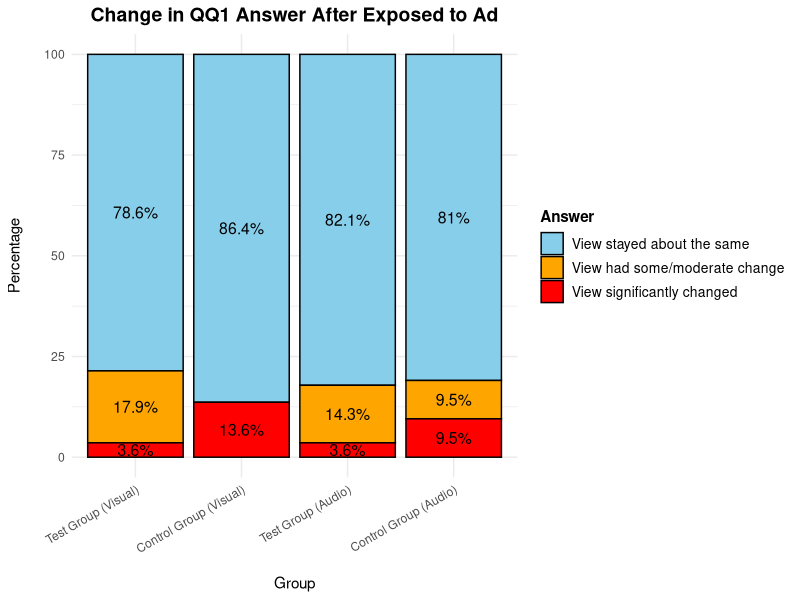
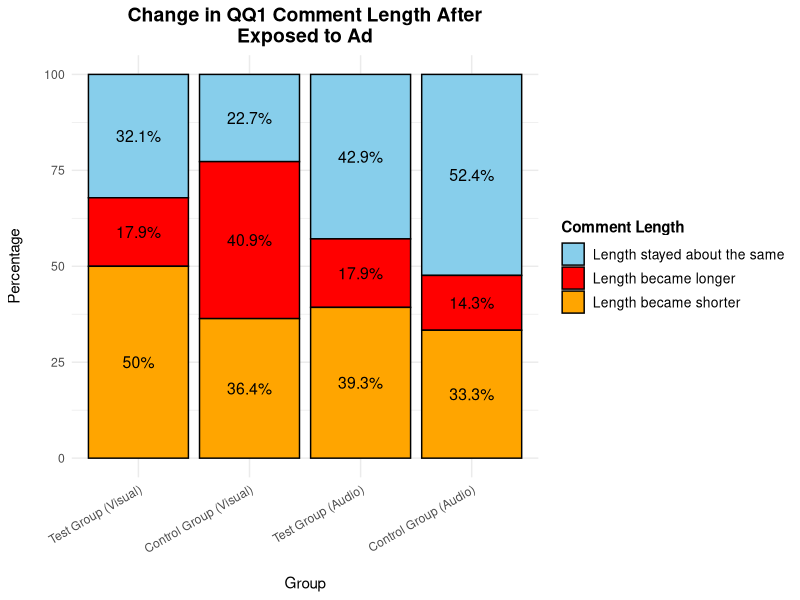
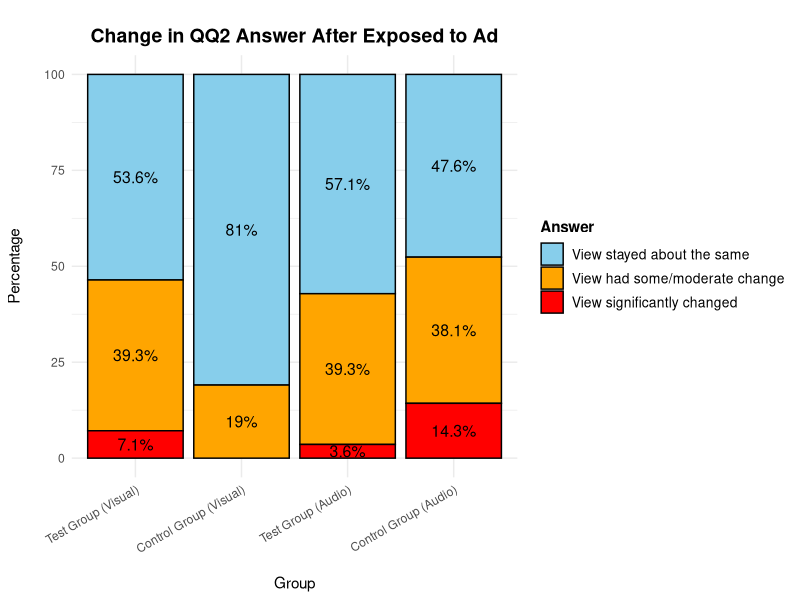
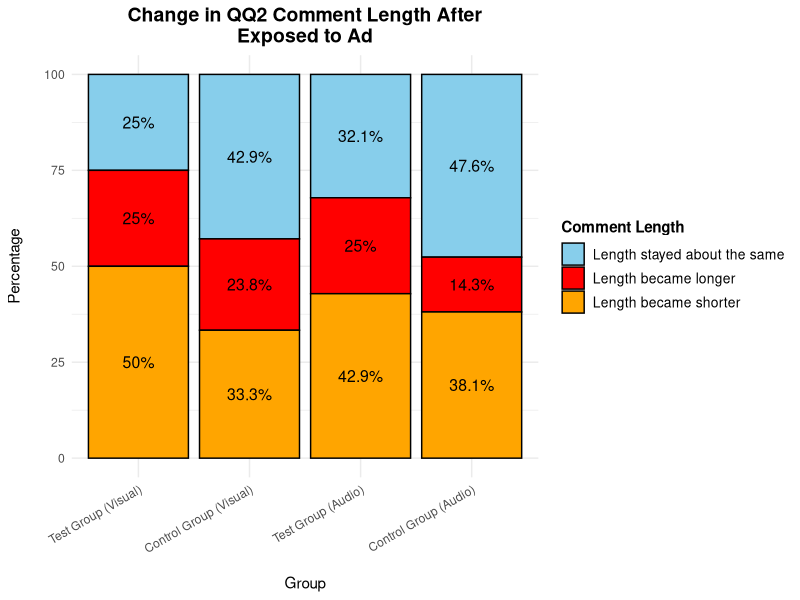
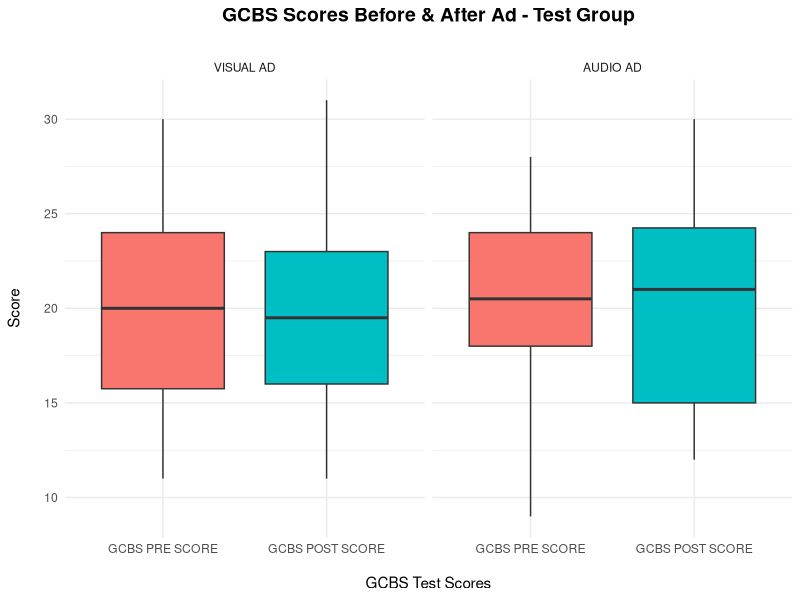
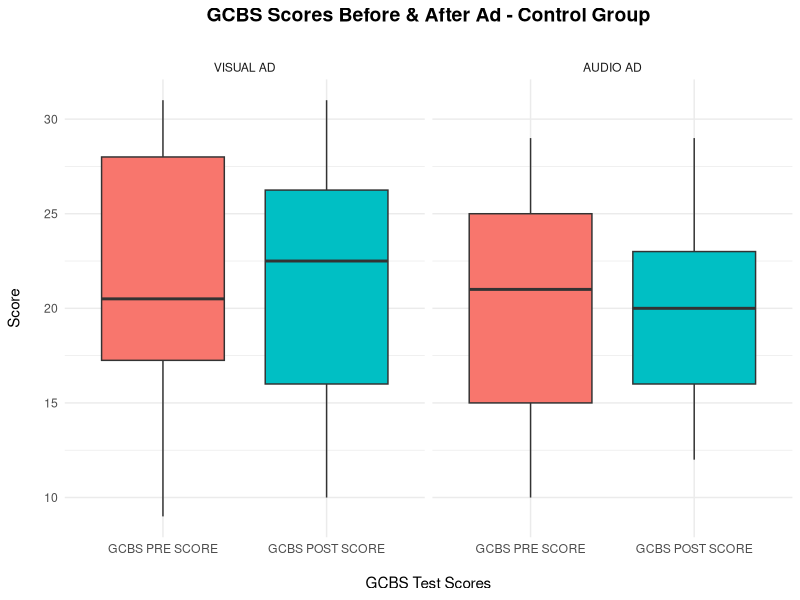
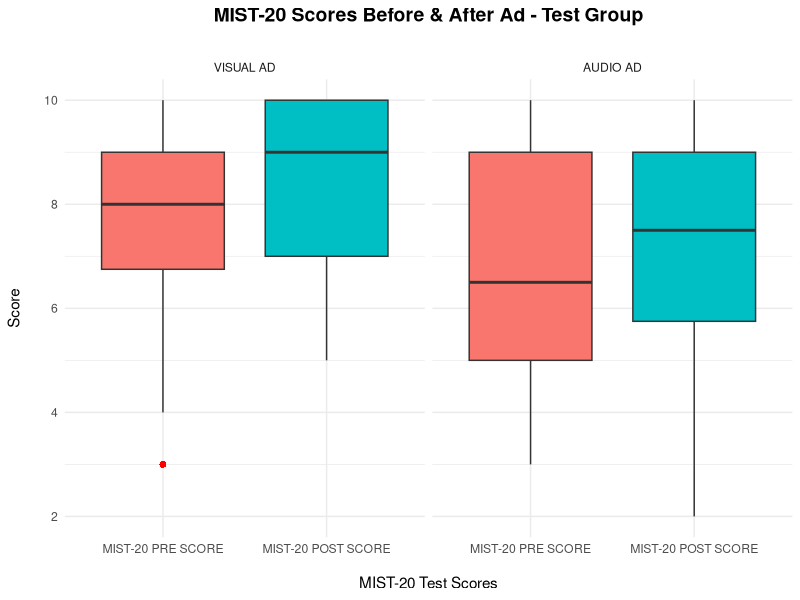
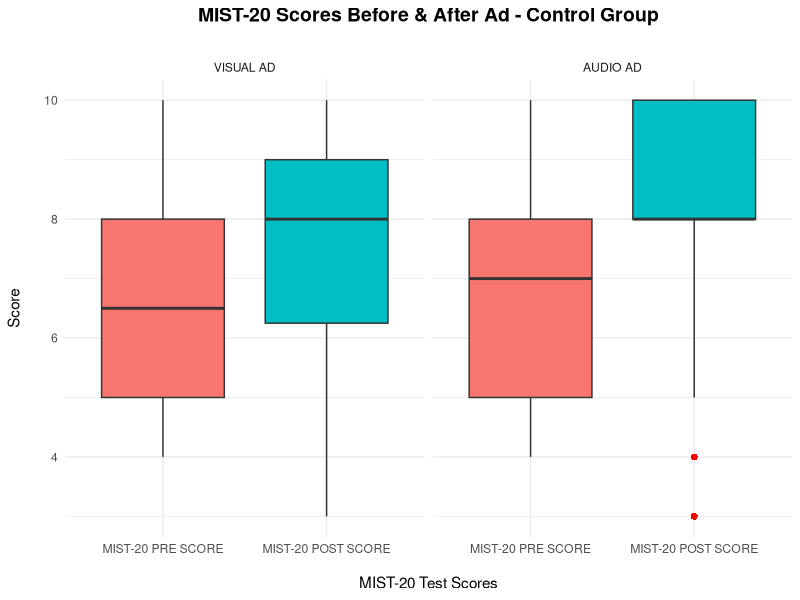

Source code (R) for these figures, in order:
## ---- chunk 1

# Load library and dataset

#install.packages("rmarkdown")
#install.packages("tinytex")
#tinytex::install_tinytex()
#install.packages("gridExtra")
#install.packages("cowplot")

library(gridExtra)
library(readxl)
library(dplyr)
library(corrplot)
library(writexl)
library(ggplot2)

misinfo <- read_excel("data/sketches_for_skepticism_shortened.xlsx")
summary(misinfo)
## ---- chunk 2

# Filtered data set to columns I need

# Columns I need: 

# PARTICIPANT ID
# GROUP
# CHANGED_VIEWS_QQ1
# CHANGED_LENGTH_QQ1
# CHANGED_VIEWS_QQ2
# CHANGED_LENGTH_QQ2
# GCBS PRE SCORE
# GCBS POST SCORE
# PRE & POST SCORE
# GCBS CHANGE
# MIST-20 PRE SCORE
# MIST-20 POST SCORE
# MIST-20 CHANGE
# ITMIST PRE SCORE
# ITMIST POST SCORE
# ITMIST CHANGE
# UNDERSTANDABILITY
# SENTIMENT
# ADDITIONAL THOUGHTS

misinfo_filtered <- misinfo %>%
  select(`PARTICIPANT ID`, GROUP, CHANGED_VIEWS_QQ1, CHANGED_LENGTH_QQ1,
         CHANGED_VIEWS_QQ2, CHANGED_LENGTH_QQ2, `GCBS PRE SCORE`, 
         `GCBS POST SCORE`, `PRE & POST SCORE`, `GCBS CHANGE`, 
         `MIST-20 PRE SCORE`, `MIST-20 POST SCORE`, `MIST-20 CHANGE`, 
         `ITMIST PRE SCORE`, `ITMIST POST SCORE`, `ITMIST CHANGE`, 
         UNDERSTANDABILITY, SENTIMENT, `ADDITIONAL THOUGHTS`)
## ---- chunk 3
# Turn "character" columns into factors

# Columns that need to be turned into factors: 

# GROUP
#   "Test Group (Visual)"
#   "Control Group (Visual)"
#   "Test Group (Audio)"
#   "Control Group (Audio)"

# CHANGED_VIEWS_QQ1
#   "View stayed about the same"
#   "View had some/moderate change"
#   "View significantantly changed"

# CHANGED_LENGTH_QQ1
#   "Comment length became slightly or significantly shorter"
#   "Comment length became slightly or significantly longer" 
#   "Comment length stayed about the same"

# CHANGED_VIEWS_QQ2

# CHANGED_LENGTH_QQ2

# UNDERSTANDABILITY

# SENTIMENT

# `ADDITIONAL THOUGHTS`

# Mapping categorical variables to numerical values
misinfo_filtered <- misinfo_filtered %>%
  mutate(
    GROUP = case_when(
      GROUP == "Test Group (Visual)" ~ 1,
      GROUP == "Control Group (Visual)" ~ 2,
      GROUP == "Test Group (Audio)" ~ 3,
      GROUP == "Control Group (Audio)" ~ 4
    ),
    CHANGED_VIEWS_QQ1 = case_when(
      CHANGED_VIEWS_QQ1 == "View stayed about the same" ~ 1,
      CHANGED_VIEWS_QQ1 == "View had some/moderate change" ~ 2,
      CHANGED_VIEWS_QQ1 == "View significantly changed" ~ 3
    ),
    CHANGED_LENGTH_QQ1 = case_when(
      CHANGED_LENGTH_QQ1 == "Comment length became slightly or significantly shorter" ~ 1,
      CHANGED_LENGTH_QQ1 == "Comment length became slightly or significantly longer" ~ 2,
      CHANGED_LENGTH_QQ1 == "Comment length stayed about the same" ~ 3
    ),
    CHANGED_VIEWS_QQ2 = case_when(
      CHANGED_VIEWS_QQ2 == "View stayed about the same" ~ 1,
      CHANGED_VIEWS_QQ2 == "View had some/moderate change" ~ 2,
      CHANGED_VIEWS_QQ2 == "View significantly changed" ~ 3
    ),
    CHANGED_LENGTH_QQ2 = case_when(
      CHANGED_LENGTH_QQ2 == "Comment length became slightly or significantly shorter" ~ 1,
      CHANGED_LENGTH_QQ2 == "Comment length became slightly or significantly longer" ~ 2,
      CHANGED_LENGTH_QQ2 == "Comment length stayed about the same" ~ 3
    ),
    SENTIMENT = case_when(
      SENTIMENT == "Positive" ~ 1,
      SENTIMENT == "Negative" ~ 2,
      SENTIMENT == "Neutral" ~ 3
    )
  )

# Check the updated dataset
head(misinfo_filtered)

# Check for missing values in the dataset
colSums(is.na(misinfo_filtered))

# Ensure CHANGED_VIEWS_QQ1 is treated as a factor
#misinfo_filtered$CHANGED_VIEWS_QQ1 <- as.factor(misinfo_filtered$CHANGED_VIEWS_QQ1)

# Ensure CHANGED_LENGTH_QQ1 is treated as a factor
#misinfo_filtered$CHANGED_LENGTH_QQ1 <- as.factor(misinfo_filtered$CHANGED_LENGTH_QQ1)

# Ensure SENTIMENT is treated as a factor
#misinfo_filtered$SENTIMENT <- as.factor(misinfo_filtered$SENTIMENT)
## ---- chunk 4

library(ggplot2)
library(dplyr)

# Create an empty list to store pie charts
pie_charts <- list()

# Define a vector to map numeric values to descriptions for CHANGED_VIEWS_QQ1
view_labels <- c("1" = "View stayed about the same",
                 "2" = "View had some/moderate change",
                 "3" = "View significantly changed")

# Custom colors for each section (You can change these to any colors you prefer)
#custom_colors <- c("skyblue", "lightgreen", "coral")
custom_colors <- c("skyblue", "orange", "red")

# Define a vector to map numeric GROUP values to their corresponding titles
group_titles <- c(
  "1" = "Test Group (Visual)",
  "2" = "Control Group (Visual)",
  "3" = "Test Group (Audio)",
  "4" = "Control Group (Audio)"
)

# Loop through each GROUP value (numeric) and create pie charts
for (group_value in unique(misinfo_filtered$GROUP)) {
  
  # Convert group_value to a character (because group_titles uses character keys)
  group_name <- as.character(group_value)
  
  # Prepare data for pie chart
  pie_data <- misinfo_filtered %>%
    filter(GROUP == group_value) %>%
    count(CHANGED_VIEWS_QQ1) %>%
    mutate(percentage = n / sum(n) * 100,
           label = paste0(round(percentage, 1), "%"))  # Create labels with percentage signs
  
  # Ensure CHANGED_VIEWS_QQ1 is a factor
  pie_data$CHANGED_VIEWS_QQ1 <- factor(pie_data$CHANGED_VIEWS_QQ1, levels = c("1", "2", "3"))
  
  # Generate pie chart with custom colors and black borders
  p <- ggplot(pie_data, aes(x = "", y = n, fill = CHANGED_VIEWS_QQ1)) +
    geom_bar(stat = "identity", width = 1, color = "black") +  # Add black border around sections
    coord_polar(theta = "y") +
    geom_text(aes(label = label), position = position_stack(vjust = 0.7), color = "black", size = 3, fontface = "bold") +  # Add labels inside the pie
    labs(title = group_titles[group_name],  # Custom title based on group_name
         fill = "Change in Views") +  # Rename the legend
    scale_fill_manual(values = custom_colors, labels = view_labels) +  # Apply custom colors
    theme_void() +  # Remove unnecessary gridlines
    theme(legend.position = "right")  # Ensure the legend is visible
  
  # Store the plot in the list with the group value as the name
  pie_charts[[paste0("Group_", group_name)]] <- p
}

# View stored pie charts
#pie_charts[["Group_1"]]  # View the pie chart for "Test Group (Visual)"
#pie_charts[["Group_2"]]  # View the pie chart for "Control Group (Visual)"
#pie_charts[["Group_3"]]  # View the pie chart for "Test Group (Audio)"
#pie_charts[["Group_4"]]  # View the pie chart for "Control Group (Audio)"

# Combine the first two and the last two pie charts in a 2x2 grid
#grid.arrange(
#  pie_charts[["Group_1"]],  # Test Group (Visual)
#  pie_charts[["Group_2"]]  # Control Group (Visual)
  #pie_charts[["Group_3"]],  # Test Group (Audio)
  #pie_charts[["Group_4"]],  # Control Group (Audio)
  #nrow = 2  # Arrange in 2 rows
  #ncol = 1   # Arrange in 2 columns
#)
## ---- chunk 5

library(gridExtra)
library(cowplot)

# Function to extract the legend from a ggplot
get_legend <- function(my_plot) {
  g <- ggplotGrob(my_plot)
  legend <- g$grobs[[which(sapply(g$grobs, function(x) x$name) == "guide-box")]]
  return(legend)
}

# Extract the legend from one of the pie charts
shared_legend <- get_legend(pie_charts[["Group_1"]])

# Apply centered titles to all four plots
plot1 <- pie_charts[["Group_1"]] +
  ggtitle("Test Group (Visual)") +
  theme(plot.title = element_text(hjust = 0.5), legend.position = "none")

plot2 <- pie_charts[["Group_2"]] +
  ggtitle("Control Group (Visual)") +
  theme(plot.title = element_text(hjust = 0.5), legend.position = "none")

plot3 <- pie_charts[["Group_3"]] +
  ggtitle("Test Group (Audio)") +
  theme(plot.title = element_text(hjust = 0.5), legend.position = "none")

plot4 <- pie_charts[["Group_4"]] +
  ggtitle("Control Group (Audio)") +
  theme(plot.title = element_text(hjust = 0.5), legend.position = "none")

# Arrange first row (Visual groups)
#row1 <- arrangeGrob(plot1, plot2, nrow = 1)

# Arrange second row (Audio groups)
#row2 <- arrangeGrob(plot3, plot4, nrow = 1)

# Arrange everything correctly
#grid.arrange(
#  row1,
#  row2,
#  shared_legend,
#  nrow = 3,
#  heights = c(4, 4, 2)  # Adjust height ratios for better spacing
#)

## ---- chunk 6

library(gridExtra)
library(cowplot)

# Function to extract the legend from a ggplot
get_legend <- function(my_plot) {
  g <- ggplotGrob(my_plot)
  legend <- g$grobs[[which(sapply(g$grobs, function(x) x$name) == "guide-box")]]
  return(legend)
}

# Extract the legend from one of the pie charts
shared_legend <- get_legend(pie_charts[["Group_1"]])

# Apply centered titles to all four plots
plot1 <- pie_charts[["Group_1"]] +
  ggtitle("Test Group") +
  theme(plot.title = element_text(hjust = 0.5), legend.position = "none") # Visual Test Group

plot2 <- pie_charts[["Group_2"]] +
  ggtitle("Control Group") +
  theme(plot.title = element_text(hjust = 0.5), legend.position = "none") # Visual Control Group

plot3 <- pie_charts[["Group_3"]] +
  ggtitle("Test Group") +
  theme(plot.title = element_text(hjust = 0.5), legend.position = "none") # Audio Test Group

plot4 <- pie_charts[["Group_4"]] +
  ggtitle("Control Group") +
  theme(plot.title = element_text(hjust = 0.5), legend.position = "none") # Audio Control Group

#grid.arrange(
#  arrangeGrob(
#    plot1, plot2,
#    nrow = 1
#  ),
#  shared_legend,
#  nrow = 2,
#  heights = c(4, 2)  # Adjust height ratios for better spacing
#)
## ---- chunk 7

#grid.arrange(
#  arrangeGrob(
#    plot3, plot4,
#    nrow = 1
#  ),
#  shared_legend,
#  nrow = 2,
#  heights = c(4, 2)  # Adjust height ratios for better spacing
#)

# heights = c(4, 1)  # Original ratio
## ---- chunk 8

# THIS IS JUST THE CODE TO PERFORM THE ANALYSIS ON COMMENT LENGTH

# Create an empty list to store pie charts
pie_charts <- list()

# Define a vector to map numeric values to descriptions for CHANGED_VIEWS_QQ1
view_labels <- c("1" = "Comment length stayed about the same",
                 "2" = "Comment length became slightly or significantly longer",
                 "3" = "Comment length became slightly or significantly shorter")

# Custom colors for each section (You can change these to any colors you prefer)
#custom_colors <- c("skyblue", "lightgreen", "coral")
custom_colors <- c("skyblue", "red", "orange")

# Define a vector to map numeric GROUP values to their corresponding titles
group_titles <- c(
  "1" = "Test Group (Visual)",
  "2" = "Control Group (Visual)",
  "3" = "Test Group (Audio)",
  "4" = "Control Group (Audio)"
)

# Loop through each GROUP value (numeric) and create pie charts
for (group_value in unique(misinfo_filtered$GROUP)) {
  
  # Convert group_value to a character (because group_titles uses character keys)
  group_name <- as.character(group_value)
  
  # Prepare data for pie chart
  pie_data <- misinfo_filtered %>%
    filter(GROUP == group_value) %>%
    count(CHANGED_LENGTH_QQ1) %>%
    mutate(percentage = n / sum(n) * 100,
           label = paste0(round(percentage, 1), "%"))  # Create labels with percentage signs
  
  # Ensure CHANGED_VIEWS_QQ1 is a factor
  pie_data$CHANGED_LENGTH_QQ1 <- factor(pie_data$CHANGED_LENGTH_QQ1, levels = c("1", "2", "3"))
  
  # Generate pie chart with custom colors and black borders
  p <- ggplot(pie_data, aes(x = "", y = n, fill = CHANGED_LENGTH_QQ1)) +
    geom_bar(stat = "identity", width = 1, color = "black") +  # Add black border around sections
    coord_polar(theta = "y") +
    geom_text(aes(label = label), position = position_stack(vjust = 0.7), color = "black", size = 3, fontface = "bold") +  # Add labels inside the pie
    labs(title = group_titles[group_name],  # Custom title based on group_name
         fill = "Change in Comment Length") +  # Rename the legend
    scale_fill_manual(values = custom_colors, labels = view_labels) +  # Apply custom colors
    theme_void() +  # Remove unnecessary gridlines
    theme(legend.position = "right")  # Ensure the legend is visible
  
  # Store the plot in the list with the group value as the name
  pie_charts[[paste0("Group_", group_name)]] <- p
}

# The first two pie charts


# Function to extract the legend from a ggplot
get_legend <- function(my_plot) {
  g <- ggplotGrob(my_plot)
  legend <- g$grobs[[which(sapply(g$grobs, function(x) x$name) == "guide-box")]]
  return(legend)
}

# Extract the legend from one of the pie charts
shared_legend <- get_legend(pie_charts[["Group_1"]])

# Apply centered titles to all four plots
plot1 <- pie_charts[["Group_1"]] +
  ggtitle("Test Group") +
  theme(plot.title = element_text(hjust = 0.5), legend.position = "none") # Visual Test Group

plot2 <- pie_charts[["Group_2"]] +
  ggtitle("Control Group") +
  theme(plot.title = element_text(hjust = 0.5), legend.position = "none") # Visual Control Group

plot3 <- pie_charts[["Group_3"]] +
  ggtitle("Test Group") +
  theme(plot.title = element_text(hjust = 0.5), legend.position = "none") # Audio Test Group

plot4 <- pie_charts[["Group_4"]] +
  ggtitle("Control Group") +
  theme(plot.title = element_text(hjust = 0.5), legend.position = "none") # Audio Control Group

#grid.arrange(
#  arrangeGrob(
#    plot1, plot2,
#    nrow = 1
#  ),
#  shared_legend,
#  nrow = 2,
#  heights = c(4, 2)  # Adjust height ratios for better spacing
#)
## ---- chunk 9

# Prepare data for stacked bar chart
stacked_data <- misinfo_filtered %>%
  count(GROUP, CHANGED_VIEWS_QQ1) %>%
  group_by(GROUP) %>%
  mutate(percentage = n / sum(n) * 100) %>%  # Convert to percentage
  ungroup()

# Ensure GROUP and CHANGED_LENGTH_QQ1 are factors for proper ordering
stacked_data$GROUP <- factor(stacked_data$GROUP, levels = c("1", "2", "3", "4"))
stacked_data$CHANGED_VIEWS_QQ1 <- factor(stacked_data$CHANGED_VIEWS_QQ1, levels = c("1", "2", "3"))

# Define custom labels for groups
group_titles <- c(
  "1" = "Test Group (Visual)",
  "2" = "Control Group (Visual)",
  "3" = "Test Group (Audio)",
  "4" = "Control Group (Audio)"
)

# Define a vector to map numeric values to descriptions for CHANGED_VIEWS_QQ1
view_labels <- c("1" = "View stayed about the same",
                 "2" = "View had some/moderate change",
                 "3" = "View significantly changed")

# Custom colors
custom_colors <- c("skyblue", "orange", "red")

# Create the stacked bar chart
stacked_bar_chart <- ggplot(stacked_data, aes(x = GROUP, y = percentage, fill = CHANGED_VIEWS_QQ1)) +
  geom_bar(stat = "identity", color = "black") +  # Stacked bars with black borders
  geom_text(aes(label = paste0(round(percentage, 1), "%")), 
            position = position_stack(vjust = 0.5),  # Position labels in center of bars
            color = "black", size = 4) +  # Adjust label size and color
  labs(
    title = "Change in QQ1 Answer After Exposed to Ad",
    x = "\nGroup",
    y = "Percentage\n",
    fill = "Answer"
  ) +
  scale_x_discrete(labels = group_titles) +  # Map numeric groups to names
  scale_fill_manual(values = custom_colors, labels = view_labels) +  # Apply colors and labels
  theme_minimal() + 
  theme(
    plot.title = element_text(hjust = 0.5, size = 14, face = "bold"),  # Center and style the title
    axis.text.x = element_text(angle = 30, hjust = 1),  # Tilt x-axis labels for readability
    legend.position = "right",  # Keep legend visible
    legend.title = element_text(face = "bold"),
    legend.text = element_text(size = 10)
  )

# Print the stacked bar chart
print(stacked_bar_chart)
## ---- chunk 10

# Load necessary libraries
library(ggplot2)
library(dplyr)

# Prepare data for stacked bar chart
stacked_data <- misinfo_filtered %>%
  count(GROUP, CHANGED_LENGTH_QQ1) %>%
  group_by(GROUP) %>%
  mutate(percentage = n / sum(n) * 100) %>%  # Convert to percentage
  ungroup()

# Ensure GROUP and CHANGED_LENGTH_QQ1 are factors for proper ordering
stacked_data$GROUP <- factor(stacked_data$GROUP, levels = c("1", "2", "3", "4"))
stacked_data$CHANGED_LENGTH_QQ1 <- factor(stacked_data$CHANGED_LENGTH_QQ1, levels = c("1", "2", "3"))

# Define custom labels for groups
group_titles <- c(
  "1" = "Test Group (Visual)",
  "2" = "Control Group (Visual)",
  "3" = "Test Group (Audio)",
  "4" = "Control Group (Audio)"
)

# Define labels for CHANGED_LENGTH_QQ1
view_labels <- c("1" = "Length stayed about the same",
                 "2" = "Length became longer",
                 "3" = "Length became shorter")

# Custom colors
custom_colors <- c("skyblue", "red", "orange")

# Create the stacked bar chart
stacked_bar_chart <- ggplot(stacked_data, aes(x = GROUP, y = percentage, fill = CHANGED_LENGTH_QQ1)) +
  geom_bar(stat = "identity", color = "black") +  # Stacked bars with black borders
  geom_text(aes(label = paste0(round(percentage, 1), "%")), 
            position = position_stack(vjust = 0.5),  # Position labels in center of bars
            color = "black", size = 4) +  # Adjust label size and color
  labs(
    title = "Change in QQ1 Comment Length After\nExposed to Ad",
    x = "\nGroup",
    y = "Percentage\n",
    fill = "Comment Length"
  ) +
  scale_x_discrete(labels = group_titles) +  # Map numeric groups to names
  scale_fill_manual(values = custom_colors, labels = view_labels) +  # Apply colors and labels
  theme_minimal() + 
  theme(
    plot.title = element_text(hjust = 0.5, size = 14, face = "bold"),  # Center and style the title
    axis.text.x = element_text(angle = 30, hjust = 1),  # Tilt x-axis labels for readability
    legend.position = "right",  # Keep legend visible
    legend.title = element_text(face = "bold"),
    legend.text = element_text(size = 10)
  )

# Print the stacked bar chart
print(stacked_bar_chart)
## ---- chunk 11

library(tidyr)  # Ensure tidyr is loaded for drop_na()

# Prepare data for stacked bar chart
stacked_data <- misinfo_filtered %>%
  drop_na(CHANGED_VIEWS_QQ2) %>%  # Removes rows with NA in CHANGED_VIEWS_QQ2
  count(GROUP, CHANGED_VIEWS_QQ2) %>%
  group_by(GROUP) %>%
  mutate(percentage = n / sum(n) * 100) %>%  # Convert to percentage
  ungroup()

# Ensure GROUP and CHANGED_VIEWS_QQ2 are factors for proper ordering
stacked_data$GROUP <- factor(stacked_data$GROUP, levels = c("1", "2", "3", "4"))
stacked_data$CHANGED_VIEWS_QQ2 <- factor(stacked_data$CHANGED_VIEWS_QQ2, levels = c("1", "2", "3"))

# Define custom labels for groups
group_titles <- c(
  "1" = "Test Group (Visual)",
  "2" = "Control Group (Visual)",
  "3" = "Test Group (Audio)",
  "4" = "Control Group (Audio)"
)

# Define a vector to map numeric values to descriptions for CHANGED_VIEWS_QQ2
view_labels <- c("1" = "View stayed about the same",
                 "2" = "View had some/moderate change",
                 "3" = "View significantly changed")

# Custom colors
custom_colors <- c("skyblue", "orange", "red")

# Create the stacked bar chart
stacked_bar_chart <- ggplot(stacked_data, aes(x = GROUP, y = percentage, fill = CHANGED_VIEWS_QQ2)) +
  geom_bar(stat = "identity", color = "black") +  # Stacked bars with black borders
  geom_text(aes(label = paste0(round(percentage, 1), "%")), 
            position = position_stack(vjust = 0.5),  # Position labels in center of bars
            color = "black", size = 4) +  # Adjust label size and color
  labs(
    title = "\nChange in QQ2 Answer After Exposed to Ad",
    x = "\nGroup",
    y = "Percentage\n",
    fill = "Answer"
  ) +
  scale_x_discrete(labels = group_titles) +  # Map numeric groups to names
  scale_fill_manual(values = custom_colors, labels = view_labels) +  # Apply colors and labels
  theme_minimal() + 
  theme(
    plot.title = element_text(hjust = 0.5, size = 14, face = "bold"),  # Center and style the title
    axis.text.x = element_text(angle = 30, hjust = 1),  # Tilt x-axis labels for readability
    legend.position = "right",  # Keep legend visible
    legend.title = element_text(face = "bold"),
    legend.text = element_text(size = 10)
  )

# Print the stacked bar chart
print(stacked_bar_chart)
## ---- chunk 12

# Load necessary libraries
library(ggplot2)
library(dplyr)
library(tidyr)  # Ensure tidyr is loaded for drop_na()

# Prepare data for stacked bar chart, removing NA values only for this analysis
stacked_data <- misinfo_filtered %>%
  drop_na(CHANGED_LENGTH_QQ2) %>%  # Removes rows with NA in CHANGED_LENGTH_QQ2
  count(GROUP, CHANGED_LENGTH_QQ2) %>%
  group_by(GROUP) %>%
  mutate(percentage = n / sum(n) * 100) %>%  # Convert to percentage
  ungroup()

# Ensure GROUP and CHANGED_LENGTH_QQ2 are factors for proper ordering
stacked_data$GROUP <- factor(stacked_data$GROUP, levels = c("1", "2", "3", "4"))
stacked_data$CHANGED_LENGTH_QQ2 <- factor(stacked_data$CHANGED_LENGTH_QQ2, levels = c("1", "2", "3"))

# Define custom labels for groups
group_titles <- c(
  "1" = "Test Group (Visual)",
  "2" = "Control Group (Visual)",
  "3" = "Test Group (Audio)",
  "4" = "Control Group (Audio)"
)

# Define labels for CHANGED_LENGTH_QQ2
view_labels <- c("1" = "Length stayed about the same",
                 "2" = "Length became longer",
                 "3" = "Length became shorter")

# Custom colors
custom_colors <- c("skyblue", "red", "orange")

# Create the stacked bar chart
stacked_bar_chart <- ggplot(stacked_data, aes(x = GROUP, y = percentage, fill = CHANGED_LENGTH_QQ2)) +
  geom_bar(stat = "identity", color = "black") +  # Stacked bars with black borders
  geom_text(aes(label = paste0(round(percentage, 1), "%")), 
            position = position_stack(vjust = 0.5),  # Position labels in center of bars
            color = "black", size = 4) +  # Adjust label size and color
  labs(
    title = "Change in QQ2 Comment Length After\nExposed to Ad",
    x = "\nGroup",
    y = "Percentage\n",
    fill = "Comment Length"
  ) +
  scale_x_discrete(labels = group_titles) +  # Map numeric groups to names
  scale_fill_manual(values = custom_colors, labels = view_labels) +  # Apply colors and labels
  theme_minimal() + 
  theme(
    plot.title = element_text(hjust = 0.5, size = 14, face = "bold"),  # Center and style the title
    axis.text.x = element_text(angle = 30, hjust = 1),  # Tilt x-axis labels for readability
    legend.position = "right",  # Keep legend visible
    legend.title = element_text(face = "bold"),
    legend.text = element_text(size = 10)
  )

# Print the stacked bar chart
print(stacked_bar_chart)
## ---- chunk 13

# Create a box plot for GCBS PRE SCORE by GROUP
box_plot <- ggplot(misinfo_filtered, aes(x = as.factor(GROUP), y = `GCBS PRE SCORE`, fill = as.factor(GROUP))) +
  geom_boxplot(outlier.colour = "red", outlier.shape = 16, outlier.size = 2) +  # Boxplot with outliers in red
  labs(
    title = "Distribution of GCBS Pre Score by Group",
    x = "Group",
    y = "GCBS Pre Score"
  ) +
  scale_x_discrete(labels = group_titles) +  # Apply custom labels for groups
  theme_minimal() +
  theme(
    plot.title = element_text(hjust = 0.5, size = 14, face = "bold"),
    legend.position = "none"  # Hide legend since colors represent groups
  )

# Print the box plot
#print(box_plot)

# Create a box plot for GCBS POST SCORE by GROUP
box_plot_post <- ggplot(misinfo_filtered, aes(x = as.factor(GROUP), y = `GCBS POST SCORE`, fill = as.factor(GROUP))) +
  geom_boxplot(outlier.colour = "red", outlier.shape = 16, outlier.size = 2) +  # Boxplot with outliers in red
  labs(
    title = "Distribution of GCBS Post Score by Group",
    x = "Group",
    y = "GCBS Post Score"
  ) +
  scale_x_discrete(labels = group_titles) +  # Apply custom labels for groups
  theme_minimal() +
  theme(
    plot.title = element_text(hjust = 0.5, size = 14, face = "bold"),
    legend.position = "none"  # Hide legend since colors represent groups
  )

# Print the box plot
#print(box_plot_post)
## ---- chunk 14

# Load necessary libraries
library(ggplot2)
library(dplyr)
library(tidyr)
library(gridExtra)

# Define custom labels for groups
group_titles <- c(
  "1" = "VISUAL AD", # Test Group (Visual)
  "2" = "VISUAL AD", # Control Group (Visual)
  "3" = "AUDIO AD", # Test Group (Audio)
  "4" = "AUDIO AD" # Control Group (Audio)
)

# Reshape the data to long format for easier faceting
long_data <- misinfo_filtered %>%
  select(GROUP, `GCBS PRE SCORE`, `GCBS POST SCORE`) %>%
  pivot_longer(cols = c(`GCBS PRE SCORE`, `GCBS POST SCORE`), 
               names_to = "Test_Time", 
               values_to = "Score") %>%
  mutate(Test_Time = factor(Test_Time, levels = c("GCBS PRE SCORE", "GCBS POST SCORE")))

# Create the first plot for Groups 1 and 2 (Visual Test and Control)
plot1 <- ggplot(long_data %>% filter(GROUP %in% c(1, 3)), aes(x = Test_Time, y = Score, fill = Test_Time)) +
  geom_boxplot(outlier.colour = "red", outlier.shape = 16, outlier.size = 2) +
  facet_wrap(~ GROUP, labeller = as_labeller(group_titles)) +  # Only for Groups 1 and 2
  labs(
    title = "GCBS Scores Before & After Ad - Test Group\n",
    x = "\nGCBS Test Scores",
    y = "Score\n"
  ) +
  theme_minimal() +
  theme(
    plot.title = element_text(hjust = 0.5, size = 14, face = "bold"),
    legend.position = "none"
  )

# Use grid.arrange to display both plots together
grid.arrange(plot1)  # Arrange plots side by side
## ---- chunk 15

# Load necessary libraries
library(ggplot2)
library(dplyr)
library(tidyr)
library(gridExtra)

# Define custom labels for groups
group_titles <- c(
  "1" = "VISUAL AD", # Test Group (Visual)
  "2" = "VISUAL AD", # Control Group (Visual)
  "3" = "AUDIO AD", # Test Group (Audio)
  "4" = "AUDIO AD" # Control Group (Audio)
)

# Reshape the data to long format for easier faceting
long_data <- misinfo_filtered %>%
  select(GROUP, `GCBS PRE SCORE`, `GCBS POST SCORE`) %>%
  pivot_longer(cols = c(`GCBS PRE SCORE`, `GCBS POST SCORE`), 
               names_to = "Test_Time", 
               values_to = "Score") %>%
  mutate(Test_Time = factor(Test_Time, levels = c("GCBS PRE SCORE", "GCBS POST SCORE")))

# Create the plot for Groups 2 and 4 (Control Group)
plot2 <- ggplot(long_data %>% filter(GROUP %in% c(2, 4)), aes(x = Test_Time, y = Score, fill = Test_Time)) +
  geom_boxplot(outlier.colour = "red", outlier.shape = 16, outlier.size = 2) +
  facet_wrap(~ GROUP, labeller = as_labeller(group_titles)) +  # Only for Groups 2 and 4
  labs(
    title = "GCBS Scores Before & After Ad - Control Group\n",
    x = "\nGCBS Test Scores",
    y = "Score\n"
  ) +
  theme_minimal() +
  theme(
    plot.title = element_text(hjust = 0.5, size = 14, face = "bold"),
    legend.position = "none"
  )

# Use grid.arrange to display the plot
grid.arrange(plot2)  # Display the plot for Control Groups (2 & 4)
## ---- chunk 16

# Define custom labels for groups
group_titles <- c(
  "1" = "VISUAL AD", # Test Group (Visual)
  "2" = "VISUAL AD", # Control Group (Visual)
  "3" = "AUDIO AD", # Test Group (Audio)
  "4" = "AUDIO AD" # Control Group (Audio)
)

# Reshape the data to long format for easier faceting
long_data <- misinfo_filtered %>%
  # Convert both "MIST-20 PRE SCORE" and "MIST-20 POST SCORE" to numeric
  mutate(
    `MIST-20 PRE SCORE` = as.numeric(`MIST-20 PRE SCORE`),
    `MIST-20 POST SCORE` = as.numeric(`MIST-20 POST SCORE`)
  ) %>%
  select(GROUP, `MIST-20 PRE SCORE`, `MIST-20 POST SCORE`) %>%  # Updated column names here
  pivot_longer(cols = c(`MIST-20 PRE SCORE`, `MIST-20 POST SCORE`), 
               names_to = "Test_Time", 
               values_to = "Score") %>%
  mutate(Test_Time = factor(Test_Time, levels = c("MIST-20 PRE SCORE", "MIST-20 POST SCORE")))  # Updated levels

# Create the plot for Groups 1 and 3 (Test Group)
plot1 <- ggplot(long_data %>% filter(GROUP %in% c(1, 3)), aes(x = Test_Time, y = Score, fill = Test_Time)) +
  geom_boxplot(outlier.colour = "red", outlier.shape = 16, outlier.size = 2) +
  facet_wrap(~ GROUP, labeller = as_labeller(group_titles)) +  # Only for Groups 1 and 3
  labs(
    title = "MIST-20 Scores Before & After Ad - Test Group\n",  # Updated title
    x = "\nMIST-20 Test Scores",  # Updated axis label
    y = "Score\n"
  ) +
  theme_minimal() +
  theme(
    plot.title = element_text(hjust = 0.5, size = 14, face = "bold"),
    legend.position = "none"
  )

# Use grid.arrange to display the plot
grid.arrange(plot1)  # Display the plot for Test Groups (1 & 3)
## ---- chunk 17

# Define custom labels for groups
group_titles <- c(
  "1" = "VISUAL AD", # Test Group (Visual)
  "2" = "VISUAL AD", # Control Group (Visual)
  "3" = "AUDIO AD", # Test Group (Audio)
  "4" = "AUDIO AD" # Control Group (Audio)
)

# Reshape the data to long format for easier faceting
long_data <- misinfo_filtered %>%
  # Convert both "MIST-20 PRE SCORE" and "MIST-20 POST SCORE" to numeric
  mutate(
    `MIST-20 PRE SCORE` = as.numeric(`MIST-20 PRE SCORE`),
    `MIST-20 POST SCORE` = as.numeric(`MIST-20 POST SCORE`)
  ) %>%
  select(GROUP, `MIST-20 PRE SCORE`, `MIST-20 POST SCORE`) %>%  # Updated column names here
  pivot_longer(cols = c(`MIST-20 PRE SCORE`, `MIST-20 POST SCORE`), 
               names_to = "Test_Time", 
               values_to = "Score") %>%
  mutate(Test_Time = factor(Test_Time, levels = c("MIST-20 PRE SCORE", "MIST-20 POST SCORE")))  # Updated levels

# Create the plot for Groups 2 and 4 (Control Group)
plot2 <- ggplot(long_data %>% filter(GROUP %in% c(2, 4)), aes(x = Test_Time, y = Score, fill = Test_Time)) +
  geom_boxplot(outlier.colour = "red", outlier.shape = 16, outlier.size = 2) +
  facet_wrap(~ GROUP, labeller = as_labeller(group_titles)) +  # Only for Groups 2 and 4
  labs(
    title = "MIST-20 Scores Before & After Ad - Control Group\n",  # Updated title
    x = "\nMIST-20 Test Scores",  # Updated axis label
    y = "Score\n"
  ) +
  theme_minimal() +
  theme(
    plot.title = element_text(hjust = 0.5, size = 14, face = "bold"),
    legend.position = "none"
  )

# Use grid.arrange to display the plot
grid.arrange(plot2)  # Display the plot for Control Groups (2 & 4)
## ---- chunk 18

# Define custom labels for groups
group_titles <- c(
  "1" = "VISUAL AD", # Test Group (Visual)
  "2" = "VISUAL AD", # Control Group (Visual)
  "3" = "AUDIO AD", # Test Group (Audio)
  "4" = "AUDIO AD" # Control Group (Audio)
)

# Reshape the data to long format for easier faceting
long_data <- misinfo_filtered %>%
  # Convert both "ITMIST PRE SCORE" and "ITMIST POST SCORE" to numeric
  mutate(
    `ITMIST PRE SCORE` = as.numeric(`ITMIST PRE SCORE`),
    `ITMIST POST SCORE` = as.numeric(`ITMIST POST SCORE`)
  ) %>%
  select(GROUP, `ITMIST PRE SCORE`, `ITMIST POST SCORE`) %>%  # Updated column names here
  pivot_longer(cols = c(`ITMIST PRE SCORE`, `ITMIST POST SCORE`), 
               names_to = "Test_Time", 
               values_to = "Score") %>%
  mutate(Test_Time = factor(Test_Time, levels = c("ITMIST PRE SCORE", "ITMIST POST SCORE")))  # Updated levels

# Create the plot for Groups 1 and 3 (Test Group)
plot1 <- ggplot(long_data %>% filter(GROUP %in% c(1, 3)), aes(x = Test_Time, y = Score, fill = Test_Time)) +
  geom_boxplot(outlier.colour = "red", outlier.shape = 16, outlier.size = 2) +
  facet_wrap(~ GROUP, labeller = as_labeller(group_titles)) +  # Only for Groups 1 and 3
  labs(
    title = "ITMIST Scores Before & After Ad - Test Group\n",  # Updated title for ITMIST
    x = "\nITMIST Test Scores",  # Updated axis label for ITMIST
    y = "Score\n"
  ) +
  theme_minimal() +
  theme(
    plot.title = element_text(hjust = 0.5, size = 14, face = "bold"),
    legend.position = "none"
  )

# Use grid.arrange to display the plot
grid.arrange(plot1)  # Display the plot for Test Groups (1 & 3)
## ---- chunk 19

# Define custom labels for groups
group_titles <- c(
  "1" = "VISUAL AD", # Test Group (Visual)
  "2" = "VISUAL AD", # Control Group (Visual)
  "3" = "AUDIO AD", # Test Group (Audio)
  "4" = "AUDIO AD" # Control Group (Audio)
)

# Reshape the data to long format for easier faceting
long_data <- misinfo_filtered %>%
  # Convert both "ITMIST PRE SCORE" and "ITMIST POST SCORE" to numeric
  mutate(
    `ITMIST PRE SCORE` = as.numeric(`ITMIST PRE SCORE`),
    `ITMIST POST SCORE` = as.numeric(`ITMIST POST SCORE`)
  ) %>%
  select(GROUP, `ITMIST PRE SCORE`, `ITMIST POST SCORE`) %>%  # Updated column names here
  pivot_longer(cols = c(`ITMIST PRE SCORE`, `ITMIST POST SCORE`), 
               names_to = "Test_Time", 
               values_to = "Score") %>%
  mutate(Test_Time = factor(Test_Time, levels = c("ITMIST PRE SCORE", "ITMIST POST SCORE")))  # Updated levels

# Create the plot for Groups 2 and 4 (Control Group)
plot2 <- ggplot(long_data %>% filter(GROUP %in% c(2, 4)), aes(x = Test_Time, y = Score, fill = Test_Time)) +
  geom_boxplot(outlier.colour = "red", outlier.shape = 16, outlier.size = 2) +
  facet_wrap(~ GROUP, labeller = as_labeller(group_titles)) +  # Only for Groups 2 and 4
  labs(
    title = "ITMIST Scores Before & After Ad - Control Group\n",  # Updated title for ITMIST
    x = "\nITMIST Test Scores",  # Updated axis label for ITMIST
    y = "Score\n"
  ) +
  theme_minimal() +
  theme(
    plot.title = element_text(hjust = 0.5, size = 14, face = "bold"),
    legend.position = "none"
  )

# Use grid.arrange to display the plot
grid.arrange(plot2)  # Display the plot for Control Groups (2 & 4)
## ---- chunk 20

#grid.arrange(
#  arrangeGrob(
#    plot3, plot4,
#    nrow = 1
#  ),
#  shared_legend,
#  nrow = 2,
#  heights = c(4, 2)  # Adjust height ratios for better spacing
#)

# heights = c(4, 1)  # Original ratio
## ---- chunk 21

# This was my original for what I plotted above

# Arrange the last two pie charts with the shared legend
#grid.arrange(
#  arrangeGrob(
#    pie_charts[["Group_3"]] + theme(legend.position = "none"),
#    pie_charts[["Group_4"]] + theme(legend.position = "none"),
#    nrow = 1
#  ),
#  shared_legend,
#  nrow = 2,
#  heights = c(4, 1)  # Adjust height ratio
#)
## ---- chunk 22

# These were just test pie charts which only displays each plot individually

library(ggplot2)
library(dplyr)

# Create an empty list to store pie charts
pie_charts <- list()

# Define a vector to map numeric values to descriptions for CHANGED_VIEWS_QQ1
view_labels <- c("1" = "View stayed about the same",
                 "2" = "View had some/moderate change",
                 "3" = "View significantly changed")

# Custom colors for each section (You can change these to any colors you prefer)
#custom_colors <- c("skyblue", "orange", "red")
custom_colors <- c("skyblue", "lightgreen", "coral")

# Loop through each GROUP value and create pie charts
for (group_value in unique(misinfo_filtered$GROUP)) {
  
  # Prepare data for pie chart
  pie_data <- misinfo_filtered %>%
    filter(GROUP == group_value) %>%
    count(CHANGED_VIEWS_QQ1) %>%
    mutate(percentage = n / sum(n) * 100,
           label = paste0(round(percentage, 1), "%"))  # Create labels with percentage signs
  
  # Ensure CHANGED_VIEWS_QQ1 is a factor
  pie_data$CHANGED_VIEWS_QQ1 <- factor(pie_data$CHANGED_VIEWS_QQ1, levels = c(1, 2, 3))
  
  # Generate pie chart with custom colors and black borders
  p <- ggplot(pie_data, aes(x = "", y = n, fill = CHANGED_VIEWS_QQ1)) +
    geom_bar(stat = "identity", width = 1, color = "black") +  # Add black border around sections
    coord_polar(theta = "y") +
    geom_text(aes(label = label), position = position_stack(vjust = 0.5), color = "black", size = 5) +  # Add labels inside the pie
    labs(title = paste("Pie Chart of CHANGED_VIEWS_QQ1 for GROUP", group_value),
         fill = "Change in Answer") +  # Rename the legend
    scale_fill_manual(values = custom_colors, labels = view_labels) +  # Apply custom colors
    theme_void() +  # Remove unnecessary gridlines
    theme(legend.position = "right")  # Ensure the legend is visible
  
  # Store the plot in the list with the group value as the name
  pie_charts[[paste0("Group_", group_value)]] <- p
}

# View stored pie charts
#pie_charts[["Group_1"]]  # Example: Display pie chart for Group 1
#pie_charts[["Group_2"]]  # Example: Display pie chart for Group 2
#pie_charts[["Group_3"]]  # Example: Display pie chart for Group 3
#pie_charts[["Group_4"]]  # Example: Display pie chart for Group 4
